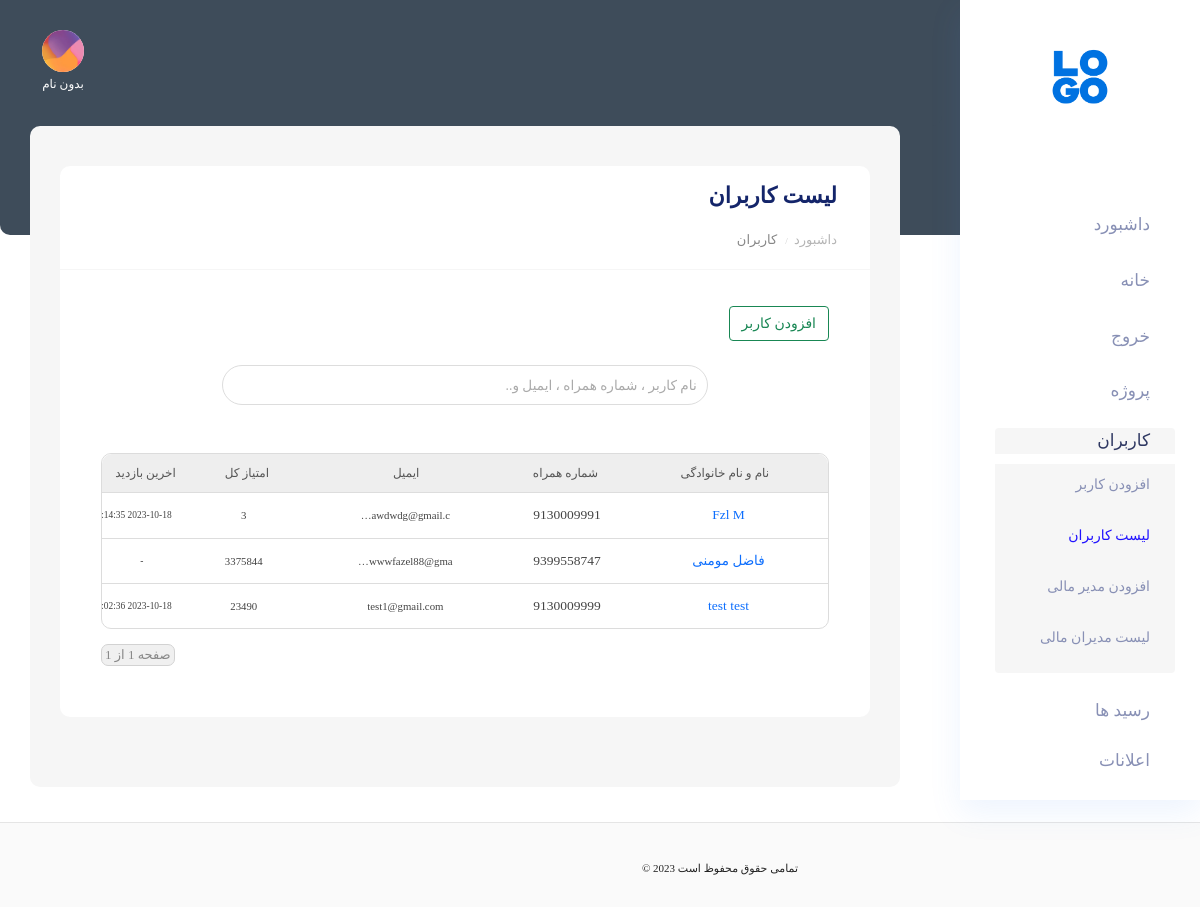
Page /u/dashboard/user/list (signed in) on the committed database.
### account/models.py (models this page shows, shortened)
class User(AbstractUser):
    ROLE_USER_OPTIONS = (
        ('normal_user', 'کاربر عادی'),
        ('financial_user', 'ادمین مالی'),
        ('super_user', 'ادمین وِیژه'),
    )
    first_name = models.CharField("first name", max_length=150, blank=True, default="بدون نام")
    username = None
    email = models.EmailField("email address", null=True, blank=True, unique=True)
    phonenumber = PhoneNumberField(region='IR', unique=True)
    is_phonenumber_confirmed = models.BooleanField(default=False)
    role = models.CharField(max_length=20, choices=ROLE_USER_OPTIONS, default='normal_user')
    USERNAME_FIELD = "phonenumber"
    REQUIRED_FIELDS = []
    objects = CustomBaseUserManager()
    normal_user = NormalUserManager()
    financial_user = FinancialUserManager()
    super_user = SuperUserManager()
    class Meta:
        ordering = '-id',
    @property
    def is_admin(self):
        return True if self.role in settings.ADMIN_USER_ROLES else False
    @property
    def is_common_admin(self):
        return True if self.role in settings.COMMON_ADMIN_USER_ROLES else False
    @property
    def is_super_admin(self):
        return True if self.role in settings.SUPER_ADMIN_ROLES else False
    def get_raw_phonenumber(self):
        p = str(self.phonenumber).replace('+98', '')
        return p
    def get_full_name(self):
        fl = f'{self.first_name} {self.last_name}'.strip() or 'بدون نام'
        return fl
    def get_image_url(self):
        return '/static/images/dashboard/client_img.png'
    def get_last_login(self):
        if self.last_login:
            return self.last_login.strftime('%Y-%m-%d %H:%M:%S')
        return '-'
    def get_scores(self):
        receipts = self.receipt_set.filter(status='accepted').distinct()
        score = 0
        for receipt in receipts:
            score += receipt.get_score()
        return score
    def get_absolute_url(self):
        return reverse('account:user_detail', args=(self.id,))

### receipt/models.py (models this page shows, shortened)
class ReceiptAbstract(BaseModel):
    STATUS_OPTIONS = (
        ('accepted', 'تایید شده'),
        ('pending', 'در صف'),
        ('rejected', 'رد شده')
    )
    tracking_code = models.CharField(max_length=10, default=random_str)
    status = models.CharField(max_length=15, choices=STATUS_OPTIONS, default='pending')
    user = models.ForeignKey('account.User', on_delete=models.CASCADE)
    building = models.ForeignKey(Building, on_delete=models.CASCADE)
    bank_name = models.CharField(max_length=100)
    depositor_name = models.CharField(max_length=100)
    deposit_datetime = models.DateTimeField()
    description = models.TextField(null=True, blank=True)  # by user
    note = models.TextField(null=True, blank=True)  # by admin
    amount = models.PositiveBigIntegerField()
    picture = models.ImageField(upload_to=upload_receipt_pic_src, max_length=3000)
    submited_at = models.DateTimeField(auto_now_add=True)
    ratio_score = models.FloatField(default=1, validators=[MinValueValidator(0), MaxValueValidator(4)])
    class Meta:
        abstract = True
        ordering = '-id',

class Receipt(ReceiptAbstract):
    def get_score(self):
        score = 1
        try:
            amount = self.amount
            time_now = utils.get_time(None)
            amount_million = amount / 1_000_000
            days = (time_now - self.deposit_datetime).days or 1
            score = int(days * amount_million) or 1
        except ZeroDivisionError:
            pass
        if score < 0:
            score = 0
        score = score * self.ratio_score
        score = int(score)
        return score

### account/views/dashboard.py (the view)
# urls.py: path('dashboard/user/list', dashboard.UserList.as_view(), name='user_list'),
class UserList(View):
    template_name = 'account/dashboard/user/list.html'
    def search(self, request, objects):
        s = request.GET.get('search')
        if not s:
            return objects
        objects = objects.annotate(full_name=Concat('first_name', Value(' '), 'last_name'))
        lookup = Q(phonenumber__icontains=s) | Q(full_name__icontains=s) | Q(
            email__icontains=s)
        return objects.filter(lookup)
    @admin_required_cbv()
    def get(self, request):
        users = User.normal_user.all()
        users = self.search(request, users)
        page_num = request.GET.get('page', 1)
        pagination = Paginator(users, 20)
        pagination = pagination.get_page(page_num)
        users = pagination.object_list
        context = {
            'users': users,
            'pagination': pagination
        }
        return render(request, self.template_name, context)

### account/models.py (called while the page is built)
    def get_queryset(self):
        return super().get_queryset().filter(role='normal_user')

### core/utils.py (called while the page is built)
def get_time(frmt='%Y-%m-%d_%H:%M'):
    t = timezone.now()
    if frmt is not None:
        t = t.strftime(frmt)
    return t

### account/templates/account/dashboard/user/list.html (shortened to what this page needs)
{% extends 'account/dashboard/components/base/base_template.html' %}
{% block Content %}
    {% include 'account/dashboard/components/base/nav.html' %}
    <section class="main_content dashboard_part large_header_bg">
        {% include 'account/dashboard/components/base/header.html' %}
        <div class="main_content_iner">
            <div class="container-fluid p-0 ">
                <div class="col-lg-12">
                    <div class="white_card mb_30">
                        <div class="white_card_header">
                            <div class="box_header m-0">
                                <div class="main-title">
                                    <h3 class="m-0">لیست کاربران</h3>
                                </div>
                            </div>
                            <div class="breadcrumb">
                                <ul>
                                    <li>
                                        <a href="{% url 'account:dashboard' %}">داشبورد</a>
                                    </li>
                                    <li>
                                        <a href="">کاربران</a>
                                    </li>
                                </ul>
                            </div>
                        </div>
                        <div class="white_card_body">
                            <div class="card-body">
                                <div class="text-right mb-3">
                                    <a href="{% url 'account:user_add' %}" class="btn btn-outline-success font-70">افزودن
                                        کاربر</a>
                                </div>
                                <div class="mt-4 mb-5">
                                    <form action="{% url 'account:user_list' %}">
                                        <div class="cnt-search col-11 col-md-8">
                                            <input type="text" name="search"
                                                   placeholder="نام کاربر ، شماره همراه ، ایمیل و.."
                                                   value="{{ request.GET.search }}">
                                            <div>
                                                <button>
                                                    <i class="fa fa-search"></i>
                                                </button>
                                            </div>
                                        </div>
                                    </form>
                                </div>
                                <div class="list-row">
                                    <div class="title-list-row">
                                        <div class="col-3">
                                            نام و نام خانوادگی
                                        </div>
                                        <div class="col-2">
                                            شماره همراه
                                        </div>
                                        <div class="col-3">
                                            ایمیل
                                        </div>
                                        <div class="col-2">
                                            امتیاز کل
                                        </div>
                                        <div class="col-1">
                                            اخرین بازدید
                                        </div>
                                    </div>
                                    {% for user in users %}
                                        <div class="detail-row">
                                            <div class="col-3">
                                                <a href="{{ user.get_absolute_url }}">
                                                    {{ user.get_full_name|default:'بدون نام' }}
                                                </a>
                                            </div>
                                            <div class="col-2">
                                                {{ user.get_raw_phonenumber }}
                                            </div>
                                            <div class="col-3 font-80">
                                                {{ user.email|truncatechars:15|default:'-' }}
                                            </div>
                                            <div class="col-2 font-80">
                                                {{ user.get_scores }}
                                            </div>
                                            <div class="col-1 font-70 datetime-convert">
                                                {{ user.get_last_login|default:'-' }}
                                            </div>
                                        </div>
                                    {% empty %}
                                        <div class="container-not-found-base">
                                            <p>کاربری یافت نشد</p>
                                        </div>
                                    {% endfor %}
                                </div>
                                <div class="pagination">
                                    <div class="step-links">
                                        <span class="current">
                                        صفحه  {{ pagination.number }} از {{ pagination.paginator.num_pages }}
                                        </span>
                                    </div>
                                </div>
                            </div>
                        </div>
                    </div>
                </div>
            </div>
        </div>
        {% include 'account/dashboard/components/base/footer.html' %}
    </section>
{% endblock %}

### account/templates/account/dashboard/components/base/header.html (shortened to what this page needs)
{% load static %}
<header>
    <div class="container-fluid g-0">
        <div class="row">
            <div class="col-lg-12 p-0 ">
                <div class="header_iner d-flex justify-content-between align-items-center">
                    <div class="header_right d-flex justify-content-between align-items-center">
                        <div class="header_notification_warp d-flex align-items-center">
                            <li class="m-1" title="اعلانات">
                                <a href="{% url 'notification:notification_dashboard_user_personal_list' %}"><i
                                        class="fa fa-bell"></i></a>
                            </li>
                            <li class="m-1" title="خروج">
                                <a href="{% url 'account:logout' %}">
                                    <i class="fa fa-sign-out-alt"></i>
                                </a>
                            </li>
                        </div>
                        <div class="profile_info text-center mx-4">
                            <a href="{% url 'account:info_detail' %}">
                                <img src="{{ user.get_image_url }}" alt="{{ user.get_full_name }}">
                                <p class="font-60 text-center text-white">
                                    {{ user.get_full_name|truncatechars:30 }}
                                </p>
                            </a>
                        </div>
                    </div>
                </div>
            </div>
        </div>
    </div>
</header>

### static/styles/form.css (style rules this page uses)
::placeholder { font-family: 'Vazir'; font-size: 80%; color: #aaa; }

### static/styles/base.css (style rules this page uses)
* { margin: 0; padding: 0; box-sizing: border-box; }
input { font-size: 85% !important; color: #5e8591; }
body { font-family: 'Vazir'; }
.list-row { border: 1px solid #dcdcdc; border-radius: 10px; font-size: 80%; text-align: center; width: 100%; white-space: nowrap; }
.title-list-row { border-radius: 10px 10px 0 0; padding: 10px; background: #eee; display: flex; justify-content: space-between; align-items: center; border-bottom: 1px solid #ddd; width: 100%; }
.title-list-row > div { display: inline-block; margin: 0 5px; color: #555; font-size: 80%; }
.detail-row { width: 100%; font-size: 90%; color: #444; display: flex; justify-content: space-between; align-items: center; text-align: center; padding: 12px 5px; border-bottom: 1px solid #ddd; }
.detail-row:last-of-type { border-bottom: none; border-radius: 0 0 10px 10px; }
.detail-row > div { display: inline-block; margin: 0 5px; }
.font-80 { font-size: 80% !important; }
.font-70 { font-size: 70% !important; }
.font-60 { font-size: 60% !important; }
.pagination { direction: ltr; display: block !important; text-align: left; margin: 15px 0; }
.pagination .step-links { background: #f0f0f0; border: 1px solid #d2d2d2; display: inline-block; border-radius: 7px; }
.pagination .current { font-size: 65%; padding: 0 3px; color: #888; }
.cnt-search { margin: 10px auto; padding: 0 10px; max-width: 90%; text-align: center; border: 1px solid #ddd; border-radius: 30px; display: flex; justify-content: space-between; align-items: center; }
.cnt-search input { height: 38px; width: 80%; border-radius: inherit; border: none; outline: none; }
.cnt-search > div { text-align: left; border-radius: inherit; }
.cnt-search button { border: none; outline: none; background: none; padding: 5px; color: #9aaeb9; }
.breadcrumb { margin-bottom: 0 !important; margin-top: 13px; }
.breadcrumb ul { direction: rtl; width: 100%; display: block; }
.breadcrumb li { font-size: 65%; display: inline-block; color: #b5b5b5; }
.breadcrumb li:after { content: "/"; margin: 0 3px; font-size: 70%; color: #ccc; }
.breadcrumb li:last-of-type:after { content: ""; margin: 0; }
.breadcrumb li a { color: inherit; }
.breadcrumb a[href=""] { color: #878787; }
@media screen and (max-width: 1400px) { .list-row { font-size: 75%; } }
@media screen and (max-width: 1400px) { .detail-row { overflow: auto; } }

### rows in the picture
User: get_full_name "بدون نام"
User: get_full_name "Fzl M", get_raw_phonenumber "9130009991", email "awdwdg@gmail.c…", get_scores "3", get_last_login "2023-10-18…"
User: get_full_name "فاضل مومنی", get_raw_phonenumber "9399558747", email "wwwfazel88@gma…", get_scores "3375844", get_last_login "-"
User: get_full_name "test test", get_raw_phonenumber "9130009999", email "test1@gmail.com", get_scores "23490", get_last_login "2023-10-18…"

### other values in the picture
{{ pagination.paginator.num_pages }} "1"
